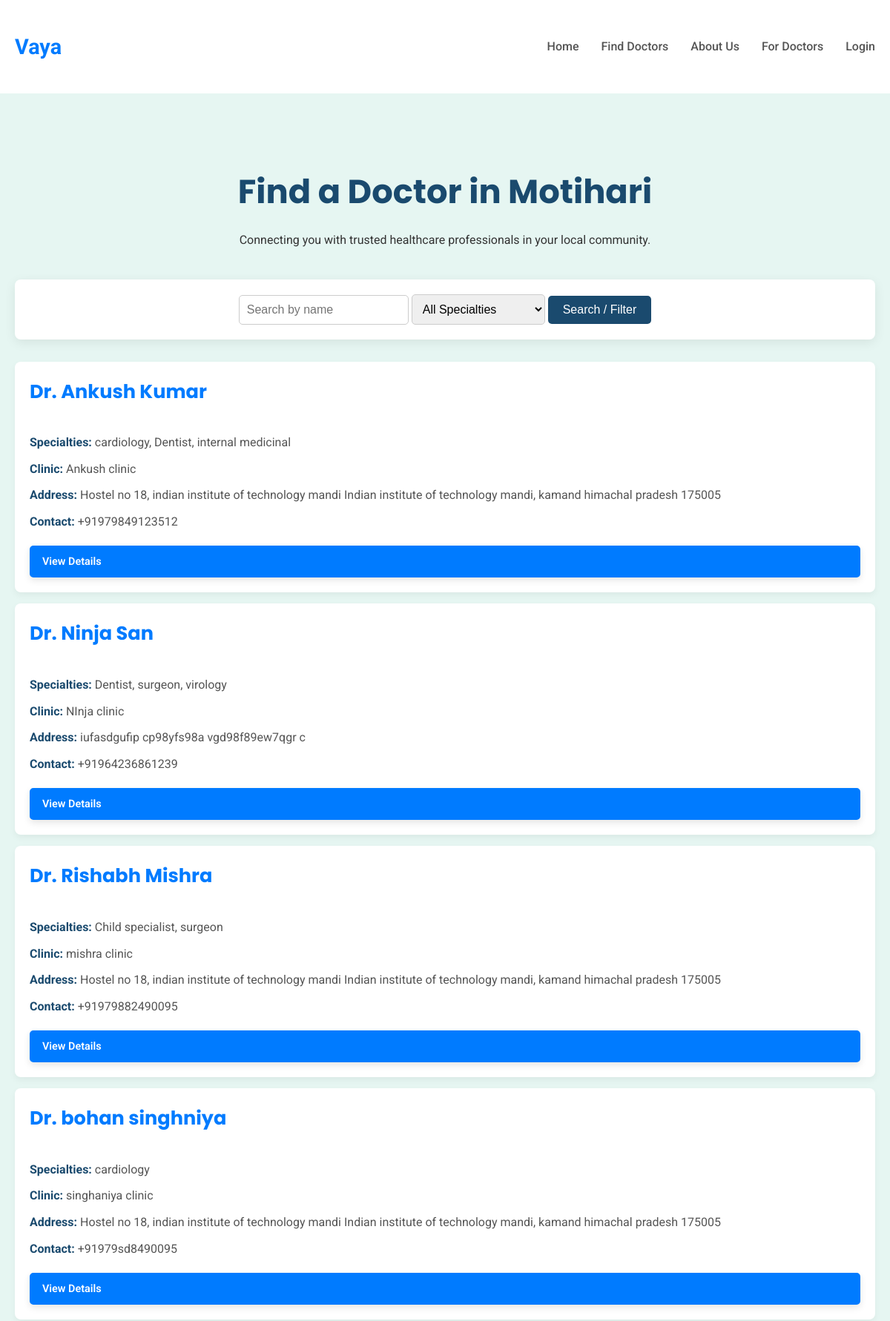
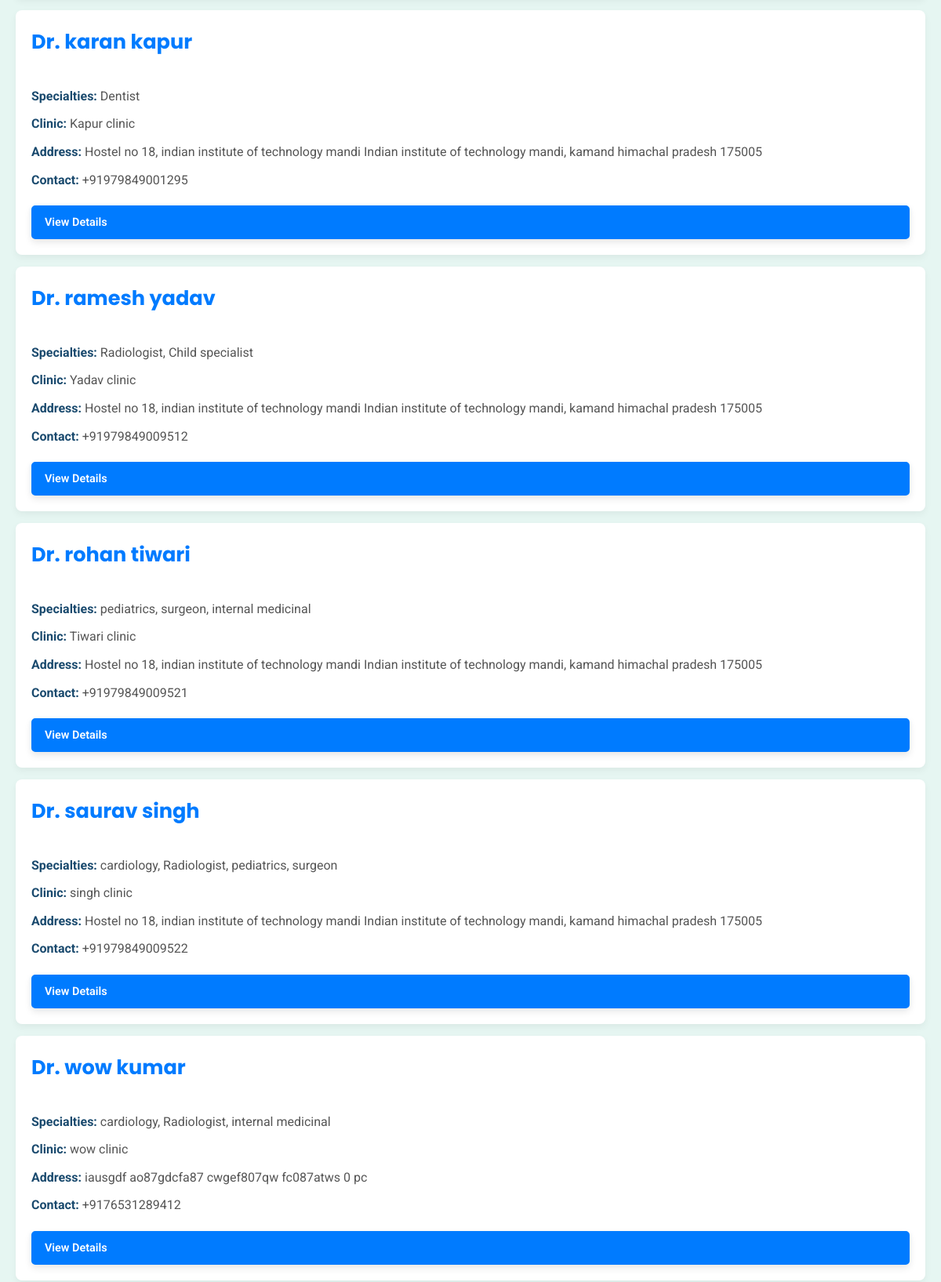
The app's page /doctors/ (upper part) with its own data (2 pictures, top to bottom).
### doctors/models.py (models this page shows, shortened)
class Doctor(models.Model):
    user = models.OneToOneField(CustomUser, on_delete=models.SET_NULL, null=True, blank=True, related_name='doctor_login_profile')
    full_name = models.CharField(max_length=200)
    specialties = models.ManyToManyField(Specialty, blank=True, related_name='doctors')
    clinic_name = models.CharField(max_length=200)
    clinic_address = models.TextField()
    contact_phone = models.CharField(max_length=15, unique=True)
    contact_email = models.EmailField(unique=True, blank=True, null=True)
    qualifications = models.TextField(blank=True, null=True)
    is_approved = models.BooleanField(default=False)
    created_at = models.DateTimeField(auto_now_add=True)
    working_days = models.CharField(
        max_length=100,
        blank=True,
        null=True,
        help_text="E.g., Mon-Fri, Mon,Wed,Fri, or All Weekends"
    )
    start_time = models.TimeField(blank=True, null=True)
    end_time = models.TimeField(blank=True, null=True)
    class Meta:
        ordering = ['full_name']

class Specialty(models.Model):
    name = models.CharField(max_length=100, unique=True)
    class Meta:
        verbose_name_plural = "Specialties"

### doctors/views.py (the view)
# urls.py: path('', views.doctor_list, name='doctor_list'),
def doctor_list(request):
    doctors = Doctor.objects.filter(is_approved=True).prefetch_related('specialties')
    specialties = Specialty.objects.all() # For filter options
    query = request.GET.get('q') # <--- Check if 'q' is correctly retrieved
    if query:
        doctors = doctors.filter(full_name__icontains=query)
    specialty_filter = request.GET.get('specialty') # <--- Check if 'specialty' is correctly retrieved
    if specialty_filter:
        doctors = doctors.filter(specialties__name=specialty_filter)
    context = {
        'doctors': doctors,
        'specialties': specialties,
        'current_query': query, # <--- Pass back the current query for input field
        'current_specialty': specialty_filter, # <--- Pass back the current specialty for select field
    }
    return render(request, 'doctors/doctor_list.html', context)

### templates/doctors/doctor_list.html (shortened to what this page needs)
{% extends 'base.html' %}
{% block content %}
    <section class="doctor-list-section">
        <div class="container">
            <div class="list-header">
                <h1>Find a Doctor in Motihari</h1>
                <p>Connecting you with trusted healthcare professionals in your local community.</p>
            </div>
            <div class="search-filter">
                <form method="GET" action="{% url 'doctor_list' %}">
                    <input type="text" name="q" placeholder="Search by name" value="{{ current_query|default_if_none:'' }}">
                    <select name="specialty">
                        <option value="">All Specialties</option>
                    </select>
                    <button type="submit">Search / Filter</button>
                </form>
            </div>
            {% if doctors %}
                {% for doctor in doctors %}
                    <div class="doctor-card">
                        <h3>Dr. {{ doctor.full_name }}</h3>
                        <p><strong>Specialties:</strong>
                            {% for specialty in doctor.specialties.all %}
                                {{ specialty.name }}{% if not forloop.last %}, {% endif %}
                            {% empty %}
                                N/A
                            {% endfor %}
                        </p>
                        <p><strong>Clinic:</strong> {{ doctor.clinic_name }}</p>
                        <p><strong>Address:</strong> {{ doctor.clinic_address }}</p>
                        <p><strong>Contact:</strong> {{ doctor.contact_phone }}</p>
                        <a href="{% url 'doctor_detail' doctor.id %}" class="btn-primary" style="padding: 8px 15px; margin-top: 10px; font-size: 0.9em;">View Details</a>
                    </div>
                {% endfor %}
            {% else %}
                <p class="no-doctors">No doctors found matching your criteria.</p>
            {% endif %}
        </div>
    </section>
{% endblock %}

### templates/base.html (style rules this page uses)
body { margin: 0; font-family: 'Roboto', sans-serif; line-height: 1.6; color: #333; background-color: #f8fcfb; display: flex; flex-direction: column; min-height: 100vh; }
h1, h2, h3 { font-family: 'Poppins', sans-serif; color: #1a4a6e; }
.container { max-width: 1200px; margin: 0 auto; padding: 20px; }
.btn-primary { background-color: #007bff; color: #fff; border: 2px solid #007bff; display: inline-block; padding: 15px 30px; border-radius: 50px; text-decoration: none; font-weight: 600; transition: background-color 0.3s ease, color 0.3s ease, transform 0.2s ease; box-shadow: 0 4px 10px rgba(0,0,0,0.1); }

### templates/doctors/doctor_list.html (style rules this page uses)
.doctor-list-section { padding: 40px 0; background-color: #e6f6f2; flex-grow: 1; }
.list-header { text-align: center; margin-bottom: 40px; }
.list-header h1 { font-size: 2.8em; margin-bottom: 10px; }
.search-filter { margin-bottom: 30px; background-color: #fff; padding: 20px; border-radius: 8px; box-shadow: 0 4px 15px rgba(0,0,0,0.08); display: flex; flex-wrap: wrap; gap: 15px; justify-content: center; align-items: center; }
.search-filter input, .search-filter select { padding: 10px; border: 1px solid #ccc; border-radius: 5px; font-size: 1em; min-width: 180px; }
.search-filter button { background-color: #1a4a6e; color: #fff; padding: 10px 20px; border: none; border-radius: 5px; font-size: 1em; cursor: pointer; transition: background-color 0.3s ease; }
.doctor-card { background-color: #fff; padding: 20px; margin-bottom: 15px; border-radius: 8px; box-shadow: 0 4px 10px rgba(0,0,0,0.05); display: flex; flex-direction: column; gap: 10px; }
.doctor-card h3 { margin-top: 0; color: #007bff; font-size: 1.6em; }
.doctor-card p { margin: 0; color: #555; }
.doctor-card strong { color: #1a4a6e; }
.doctor-card a { display: inline-block; margin-top: 10px; padding: 8px 15px; background-color: #007bff; color: #fff; text-decoration: none; border-radius: 5px; transition: background-color 0.3s ease; }

### records on screen
Doctor: full_name "Ankush Kumar", clinic_name "Ankush clinic", clinic_address "Hostel no 18, indian institute of technology mandi Indian institute of technology mandi, kamand himachal pradesh 175005", contact_phone "+91979849123512"
Specialty: name "cardiology"
Specialty: name "Dentist"
Specialty: name "internal medicinal"
Doctor: full_name "Ninja San", clinic_name "NInja clinic", clinic_address "iufasdgufip cp98yfs98a vgd98f89ew7qgr c", contact_phone "+91964236861239"
Specialty: name "surgeon"
Specialty: name "virology"
Doctor: full_name "Rishabh Mishra", clinic_name "mishra clinic", clinic_address "Hostel no 18, indian institute of technology mandi Indian institute of technology mandi, kamand himachal pradesh 175005", contact_phone "+91979882490095"
Specialty: name "Child specialist"
Doctor: full_name "bohan singhniya", clinic_name "singhaniya clinic", clinic_address "Hostel no 18, indian institute of technology mandi Indian institute of technology mandi, kamand himachal pradesh 175005", contact_phone "+91979sd8490095"
Doctor: full_name "karan kapur", clinic_name "Kapur clinic", clinic_address "Hostel no 18, indian institute of technology mandi Indian institute of technology mandi, kamand himachal pradesh 175005", contact_phone "+91979849001295"
Doctor: full_name "ramesh yadav", clinic_name "Yadav clinic", clinic_address "Hostel no 18, indian institute of technology mandi Indian institute of technology mandi, kamand himachal pradesh 175005", contact_phone "+91979849009512"
Specialty: name "Radiologist"
Doctor: full_name "rohan tiwari", clinic_name "Tiwari clinic", clinic_address "Hostel no 18, indian institute of technology mandi Indian institute of technology mandi, kamand himachal pradesh 175005", contact_phone "+91979849009521"
Specialty: name "pediatrics"
Doctor: full_name "saurav singh", clinic_name "singh clinic", clinic_address "Hostel no 18, indian institute of technology mandi Indian institute of technology mandi, kamand himachal pradesh 175005", contact_phone "+91979849009522"
Doctor: full_name "wow kumar", clinic_name "wow clinic", clinic_address "iausgdf ao87gdcfa87 cwgef807qw fc087atws 0 pc", contact_phone "+9176531289412"
